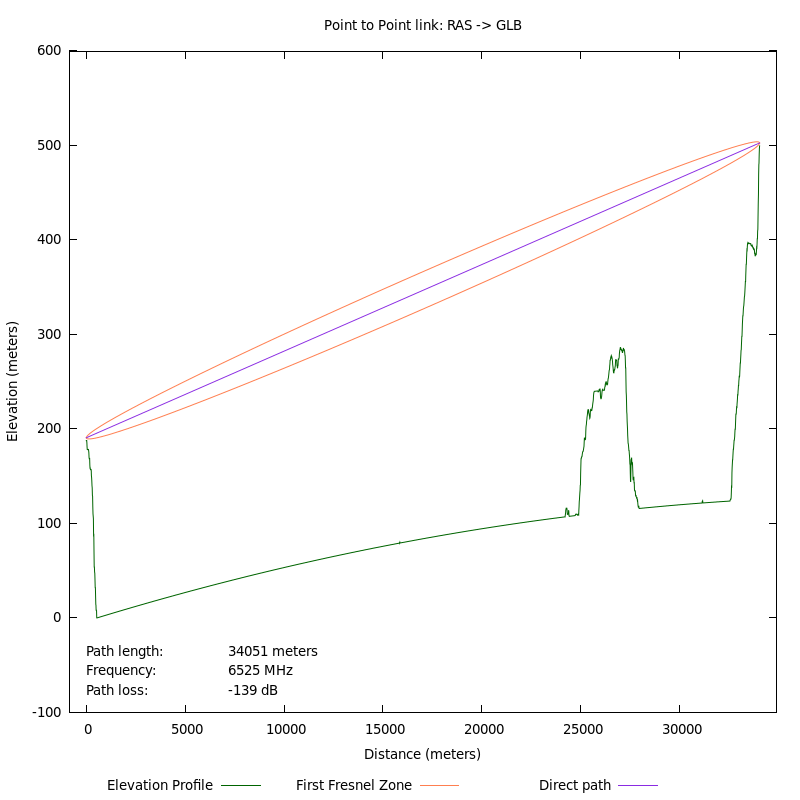

The script that saved this image:

set xlabel "Distance (meters)"
set ylabel "Elevation (meters)"
set xrange[-851.25:34901.25]
set yrange[-99.8748888:599.2493328]
set key off

set terminal pngcairo size 320,320 enhanced font 'Verdana,6'
set output "html/WCB/RAS_GLB_thumb.png"

plot 	"html/WCB/RAS_GLB_terrain.dat" using 1:2 with lines title "Elevation Profile" lt rgb "#006400", 	"html/WCB/RAS_GLB_fresnel.dat" using 1:2 with lines title "First Fresnel Zone" lc rgb "#FF7F50" lt 2, 	"html/WCB/RAS_GLB_fresnel.dat" using 3:4 with lines notitle lc rgb "#FF7F50" lt 2, 	"html/WCB/RAS_GLB_ptp.dat" using 1:2 with lines title "Direct path" lt rgb "#8A2BE2"

set title "Point to Point link: RAS -> GLB"
set key bmargin left horizontal
set label "Path length:" offset graph 0.0,-0.05
set label "34051 meters" offset graph 0.2,-0.05
set label "Frequency:" offset graph 0.0,-0.08
set label "6525 MHz" offset graph 0.2,-0.08
set label "Path loss:" offset graph 0.0,-0.11
set label "-139 dB" offset graph 0.2,-0.11

set terminal pngcairo size 800,800 enhanced font 'Verdana,10'
set output "html/WCB/RAS_GLB.png"
replot

set notitle
set terminal epslatex color size 5.75,6
set output "html/WCB/RAS_GLB.tex"
replot
